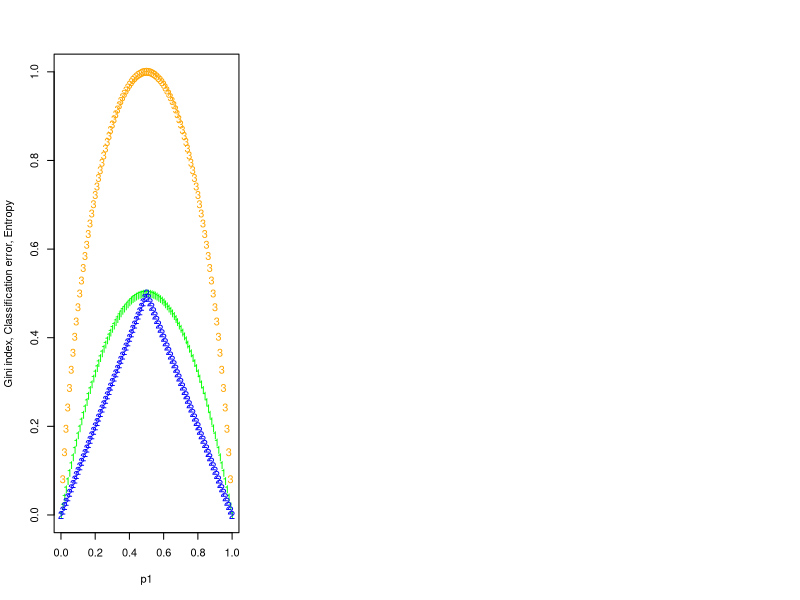

Generate this figure with R:
## ---- chunk 1
p1 <- seq(0, 1, 0.01)
p2 <- 1 - p1
gini <- 2 * p1 * p2
class.error <- 1 - pmax(p1, p2)
entropy <- -pmax(p1, p2) * log2(pmax(p1, p2)) - pmin(p1, p2) * log2(pmin(p1, p2))
par(mfrow = c(1, 3))
matplot(p1, cbind(gini, class.error, entropy), ylab = "Gini index, Classification error, Entropy", col = c("green", "blue", "orange"))
